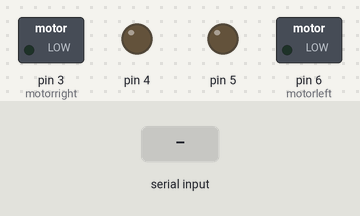
The sketch below on a simulated Arduino Uno, built with avr-gcc and run on an emulated ATmega328P. Parts: switched loads named in the sketch (green lamp = pin HIGH), output pins drawn as LEDs (lit = HIGH). The inputs (shaded band) are chosen by the test bench.

Above: at 1.2 s.
1.3 s: "90,45,200\n" received over Serial
At 4.1 s:
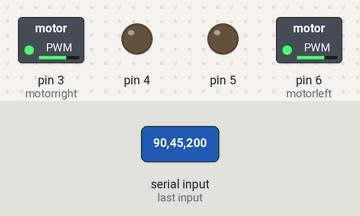
4.3 s: "30,150,10\n" received over Serial
At 7.1 s:
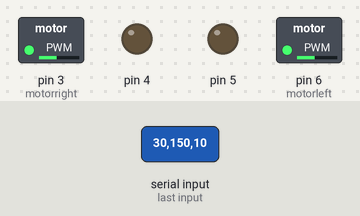
7.3 s: "90,45,200,10\n" received over Serial
At 9.3 s:
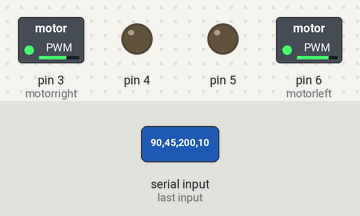
9.8 s: "30,150,10,200\n" received over Serial
At 11.2 s:
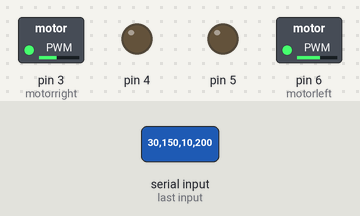
12.3 s: "1,90,45\n" received over Serial
At 14.8 s:
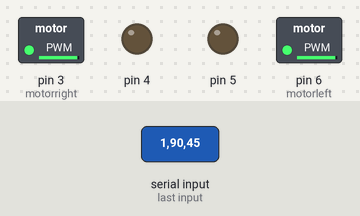
Timing chart, 0 to 16.3 s (numbered marks = the images above; inputs shaded):
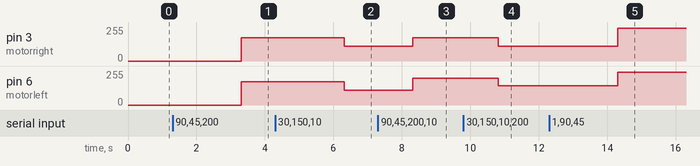

Measured:
- after the input at 1.3 s, pin 3 (motorright), pin 6 (motorleft): 0/255 → 174/255 after 2.0 s
- after the input at 4.3 s, pin 3 (motorright), pin 6 (motorleft): 174/255 → 111/255 after 2.0 s
- after the input at 7.3 s, pin 3 (motorright): 111/255 → 174/255 after 1.0 s; pin 6 (motorleft): 111/255 → 201/255 after 1.0 s
- after the input at 9.8 s, pin 3 (motorright): 174/255 → 111/255 after 1.0 s; pin 6 (motorleft): 201/255 → 145/255 after 1.0 s
- after the input at 12.3 s, pin 3 (motorright): 111/255 → 244/255 after 2.0 s; pin 6 (motorleft): 145/255 → 244/255 after 2.0 s

The sketch:

Bluetooth_L9110.ino
```cpp
float x,y,z;
int a,b;
int pos;
int motorleft = 6;
int motorright = 3;
void setup()
{
Serial.begin(9600);
pinMode(motorleft, OUTPUT);
pinMode(4, OUTPUT);
pinMode(5, OUTPUT);
pinMode(motorright, OUTPUT);
}
void loop()

{
int speed;
Serial.flush();
if (Serial.available() > 0) {
a = Serial.parseInt();
b = Serial.parseInt();
x = Serial.parseFloat();
y = Serial.parseFloat();
z = Serial.parseFloat();

if(-11<x,y,z<11){
pos = map(int(y), -9, 9, -255, 255);
int val = map(int(x), -9, 9, -100, 100);

if (val<0){
analogWrite(motorleft, (255+val));
digitalWrite(4, HIGH);
analogWrite(motorright, (255+val));
digitalWrite(5, HIGH);
if(pos<0){
  analogWrite(motorleft, (255+val)+pos);
}
else{
  analogWrite(motorright, (255+val)-pos);
}
}
else{
analogWrite(motorleft, val);
digitalWrite(4, LOW);
analogWrite(motorright, val);
digitalWrite(5, LOW);
if(pos>0){
  analogWrite(motorleft, val+pos);
}
else{
  analogWrite(motorright, val-pos);
}
}
}
}
}
```
